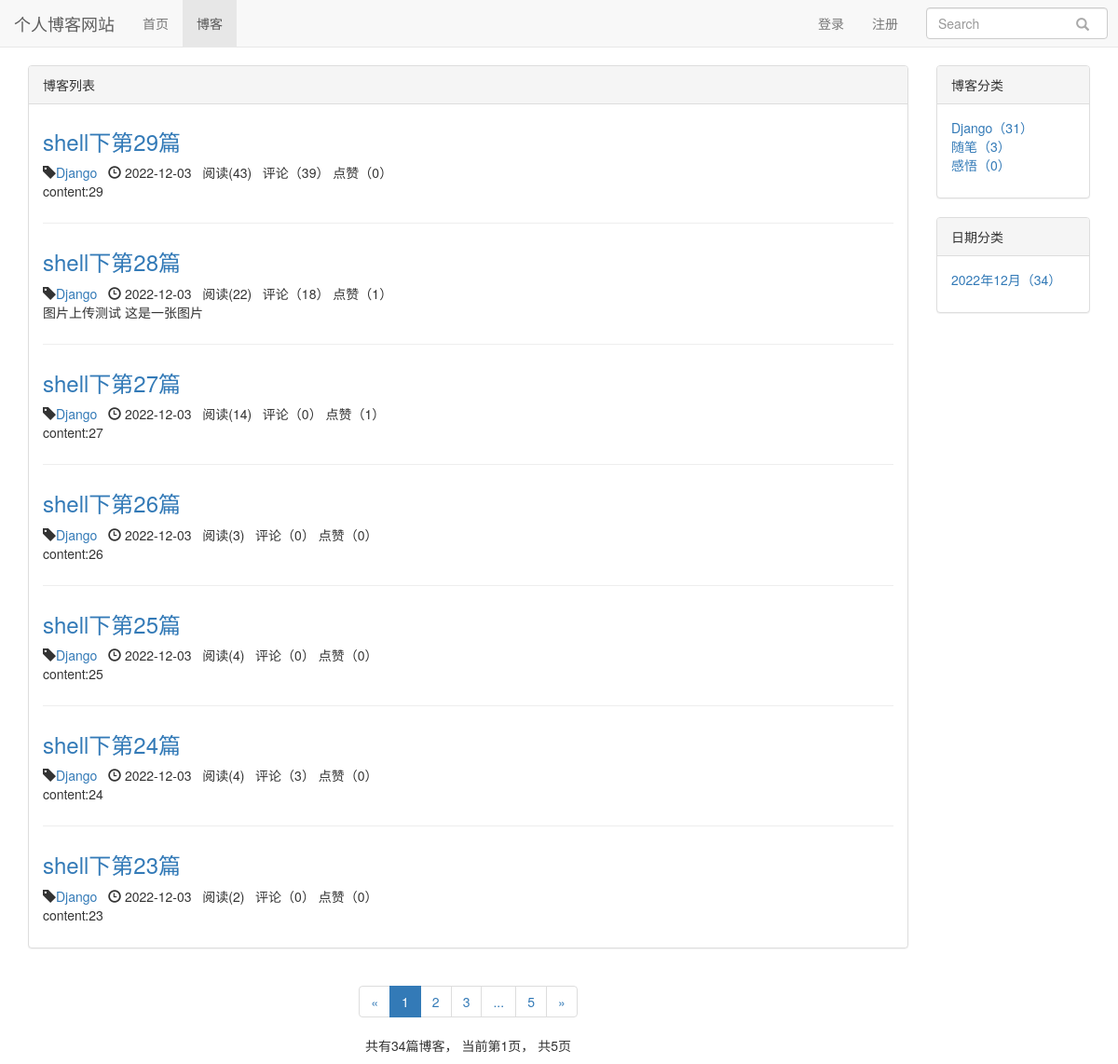
The page /blog/ on the database as committed earlier.
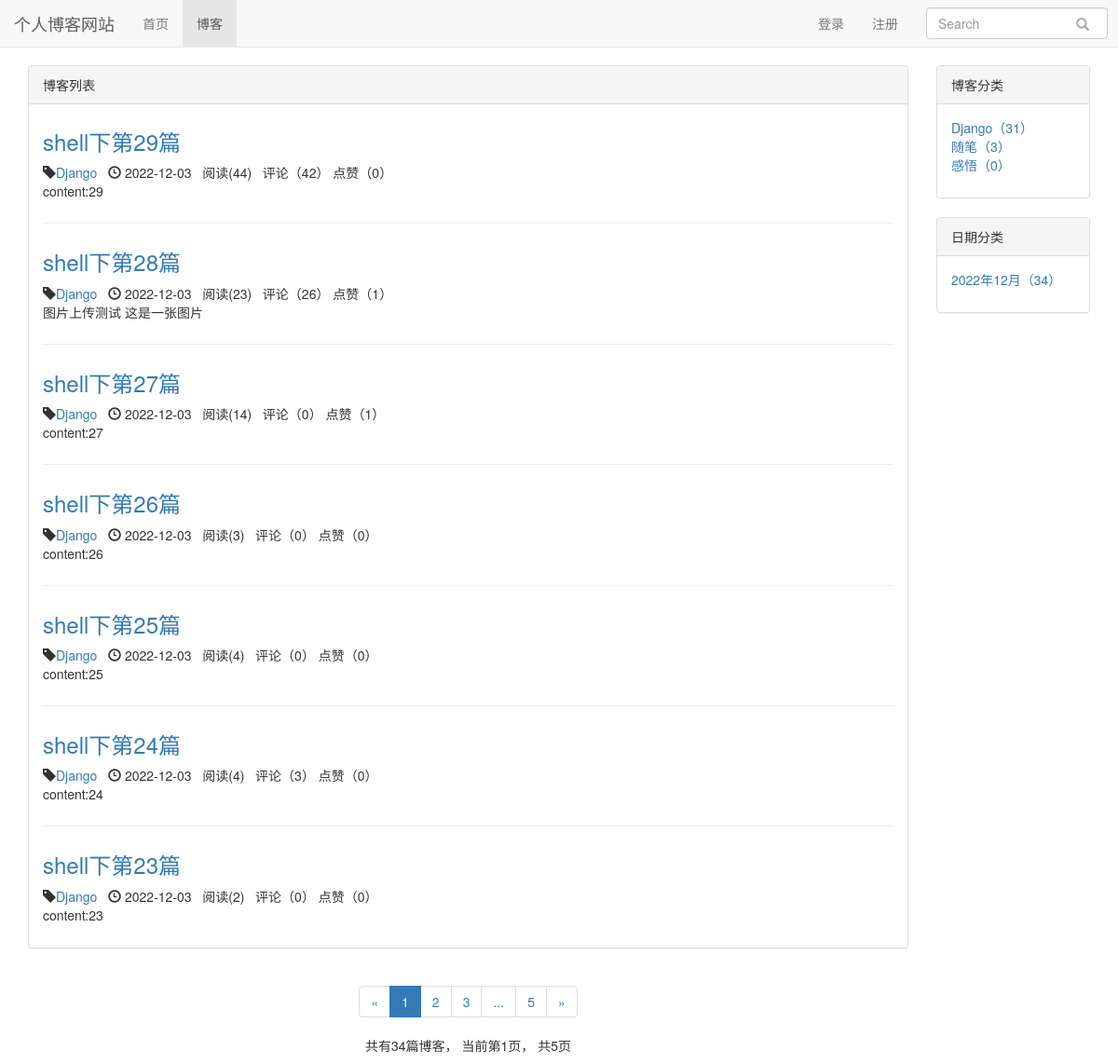
The same page on the database as committed later.
### blog/models.py (models this page shows, shortened)
class Blog(models.Model, ReadNumExpandMethod):
    title = models.CharField(max_length=50)
    blog_type = models.ForeignKey(BlogType, on_delete=models.CASCADE)
    content = RichTextUploadingField()
    author = models.ForeignKey(User, on_delete=models.CASCADE)
    read_details = GenericRelation(ReadDetail)
    created_time = models.DateTimeField(auto_now_add=True)
    last_updated_time = models.DateTimeField(auto_now=True)
    """def get_read_num(self):
        try:
            return self.readnum.read_num
        except exceptions.ObjectDoesNotExist:
            return 0"""
    class Meta:
        ordering = ['-created_time']

class BlogType(models.Model):
    type_name = models.CharField(max_length=15)
    def __str__(self):
        return self.type_name

### read_statistics/models.py (models this page shows)
class ReadNum(models.Model):
    read_num = models.IntegerField(default=0)
    content_type = models.ForeignKey(ContentType, on_delete=models.CASCADE)
    object_id = models.PositiveIntegerField()
    content_object = GenericForeignKey('content_type', 'object_id')

### likes/models.py (models this page shows)
class LikeCount(models.Model):
    content_type = models.ForeignKey(ContentType, on_delete=models.CASCADE)
    object_id = models.PositiveIntegerField()
    content_object = GenericForeignKey('content_type', 'object_id')
    like_num = models.IntegerField(default=0)

### blog/views.py (the view)
# urls.py: path('', views.blog_list, name='blog_list'),
def blog_list(request):
    blogs_all_list = Blog.objects.all()  # 获取所有blog
    context = get_blog_list_common_data(request, blogs_all_list)
    return render(request, 'blog/blog_list.html', context)

### user/forms.py (shortened to what this page needs)
class LoginForm(forms.Form):
    username_or_email = forms.CharField(label='用户名或邮箱',
                                        widget=forms.TextInput(
                                            attrs={'class': 'form-control', 'placeholder': '请输入用户名或邮箱'}))
    password = forms.CharField(label='密码',
                               widget=forms.PasswordInput(
                                   attrs={'class': 'form-control', 'placeholder': '请输入密码'}))

### comment/templatetags/comment_tags.py (called while the page is built)
@register.simple_tag
def get_comment_count(obj):
    content_type = ContentType.objects.get_for_model(obj)
    return Comment.objects.filter(content_type=content_type, object_id=obj.pk).count()

### likes/templatetags/likes_tags.py (called while the page is built)
@register.simple_tag
def get_like_count(obj):
    content_type = ContentType.objects.get_for_model(obj)
    like_count, created = LikeCount.objects.get_or_create(content_type=content_type, object_id=obj.pk)
    return like_count.like_num

### read_statistics/models.py (called while the page is built)
    def get_read_num(self):
        try:
            ct = ContentType.objects.get_for_model(self)
            readnum = ReadNum.objects.get(content_type=ct, object_id=self.pk)
            return readnum.read_num
        except exceptions.ObjectDoesNotExist:
            return 0

### user/context_processors.py (called while the page is built)
def login_modal_form(request):
    return {'login_modal_form': LoginForm()}

### blog/templates/blog/blog_list.html (shortened to what this page needs)
{% extends 'base.html' %}
{% block nav_blog_active %}active{%endblock%}
{% load staticfiles %}
{% load comment_tags%}
{% load likes_tags %}
{% block header_extends %}
    <link rel="stylesheet" href="{% static 'blog/blog.css' %}">
{% endblock %}
{% block content %}
<div class="container">
    <div class="row">
        <div class="col-xs-12 col-sm-8 col-md-9 col-lg-10">
            <div class="panel panel-default">
              <div class="panel-heading">{% block blog_list_title %}博客列表{% endblock %}</div>
              <div class="panel-body">
                  {% for blog in blogs %}
                  <div class="blog">
                      <h3><a href="{% url 'blog_detail' blog.pk %}">{{ blog.title }}</a></h3>
                      <p class="blog-info">
                          <span class="glyphicon glyphicon-tag"></span><a href="{% url 'blogs_with_type' blog.blog_type.pk %}">{{ blog.blog_type }}</a>&nbsp;&nbsp;
                          <span class="glyphicon glyphicon-time" ></span>
                          {{ blog.created_time|date:"Y-m-d" }}&nbsp;&nbsp;
                          阅读({{ blog.get_read_num }})&nbsp;&nbsp;
                          评论（{% get_comment_count blog %}）
                          点赞（{% get_like_count blog %}）
                      </p>
                      <p>{{ blog.content|striptags|truncatechars:120 }}</p>
                  </div>
                {% empty %}
                  <div class="blog">
                    <h3>暂无博客，敬请期待</h3>
                  </div>
                {% endfor %}
              </div>
            </div>
            <div class="paginator">
                  <ul class="pagination">
                      <li>
                        {% if page_of_blogs.has_previous %}
                            <a href="?page={{ page_of_blogs.previous_page_number }}" aria-label="Previous">
                                <span aria-hidden="true">&laquo;</span>
                            </a>
                        {% else %}
                            <span aria-hidden="true">&laquo;</span>
                        {% endif %}
                      </li>
                      {% for page_num in page_range %}
                        {% if page_num == page_of_blogs.number %}
                            <li class="active"><span>{{ page_num }}</span></li>
                        {% else %}
                            {% if page_num == '...' %}
                                <li><span>{{ page_num }}</span></li>
                            {% else %}
                                <li><a href="?page={{ page_num }}">{{ page_num }}</a></li>
                            {% endif %}
                        {% endif %}
                      {% endfor %}
                      <li>
                        {% if page_of_blogs.has_next %}
                            <a href="?page={{ page_of_blogs.next_page_number }}" aria-label="Next">
                                <span aria-hidden="true">&raquo;</span>
                            </a>
                        {% else %}
                            <span aria-hidden="true">&raquo;</span>
                        {% endif %}
                      </li>
                  </ul>
                  <p>
                      共有{{ page_of_blogs.paginator.count }}篇博客，
                      当前第{{ page_of_blogs.number }}页，
                      共{{ page_of_blogs.paginator.num_pages}}页
                  </p>
                </div>
        </div>
        <div class="hidden-xs col-sm-4 col-md-3 col-lg-2">
            <div class="panel panel-default">
              <div class="panel-heading">博客分类</div>
              <div class="panel-body">
                <ul class="blog-types">
                {% for blog_type in blog_types %}
                    <li>
                        <a href="{% url 'blogs_with_type' blog_type.pk %}">
                            {{ blog_type.type_name }}（{{blog_type.blog_count}}）
                        </a>
                    </li>
                {% empty %}
                    <li>暂无分类</li>
                {% endfor %}
                </ul>
              </div>
            </div>
            <div class="panel panel-default">
                <div class="panel-heading">日期分类</div>
                <div class="panel-body">
                    <ul class="blog-dates">
                        {% for blog_date,blog_count in blog_dates.items %}
                            <li>
                                <a href="{% url 'blogs_with_date' blog_date.year blog_date.month %}">
                                    {{blog_date|date:"Y年m月" }}（{{blog_count}}）
                                </a>
                            </li>
                        {% endfor %}
                    </ul>
                </div>
            </div>
        </div>
    </div>
</div>
{% endblock %}

### templates/base.html (shortened to what this page needs)
{% load staticfiles %}
{% load notifications_tags %}
<html lang="zh-CN">
<head>
    <link rel="stylesheet" href="{% static 'base.css' %}">
    <link rel="stylesheet" href="{% static 'bootstrap-3.4.1/css/bootstrap.min.css' %}">
    {% block header_extends %}{% endblock %}
</head>
<body>
    <div class="navbar navbar-default navbar-fixed-top" role="navigation">
        <div class="container-fluid">
            <div class="navbar-header">
                <a class="navbar-brand" href="{% url 'home' %}">个人博客网站
                </a>
            </div>
            <div id="navbar-collapse" class="collapse navbar-collapse">
                <ul class="nav navbar-nav">
                    <li class="{% block nav_home_active %}{% endblock %}">
                        <a href="{% url 'home'%}">首页</a>
                    </li>
                    <li class="{% block nav_blog_active %}{% endblock %}">
                        <a href="{% url 'blog_list' %}">博客</a>
                    </li>
                </ul>
                <ul class="nav navbar-nav navbar-right">
                    {% if not user.is_authenticated %}
                        <li>
                            {% if request.GET.from %}
                            <a href="{% url 'login' %}?from={{ request.GET.from }}">登录</a>
                            {% else %}
                            <a href="{% url 'login' %}?from={{ request.get_full_path }}">登录</a>
                            {% endif %}
                        </li>
                        <li>
                            {% if request.GET.from %}
                            <a href="{% url 'register' %}?from={{ request.GET.from }}">注册</a>
                            {% else %}
                            <a href="{% url 'register' %}?from={{ request.get_full_path }}">注册</a>
                            {% endif %}
                        </li>
                    {% endif %}
                    <li>
                        <form class="navbar-form search-form" action="{% url 'search' %}">
                            <div class="form-group">
                                <input type="text" name="wd" class="form-control" placeholder="Search">
                            </div>
                             <button type="submit" class="btn btn-default">
                                 <span class="glyphicon glyphicon-search"></span>
                             </button>
                        </form>
                    </li>
                </ul>
            </div>
        </div>
    </div>
    {% block content %}{% endblock %}
</body>
</html>

### static/base.css (style rules this page uses)
* { margin: 0; padding: 0; }
body { margin-top: 70px!important; }
.search-form { display: flex; width: 100%!important; margin-left: 0!important; }
.search-form .form-group { width: 100%; }
.search-form button[type="submit"] { background: none; border: none; margin-left: -3em; color: #aaa; }

### blog/static/blog/blog.css (style rules this page uses)
ul.blog-types { list-style-type: none; }
ul.blog-dates { list-style-type: none; }
div.blog:not(:last-child) { margin-bottom: 2em; padding-bottom: 1em; border-bottom: 1px solid #eee; }
div.blog h3 { margin-top: 0.5em; }
div.blog p.blog-info { margin-bottom: 0; }
div.paginator { text-align: center; }

Rows that differ between the two databases and show on the page:
changed through a linked row, Blog "shell下第29篇": get_read_num "43" → "44"; id "39" → "42"
changed through a linked row, Blog "shell下第28篇": get_read_num "22" → "23"; id "18" → "26"
